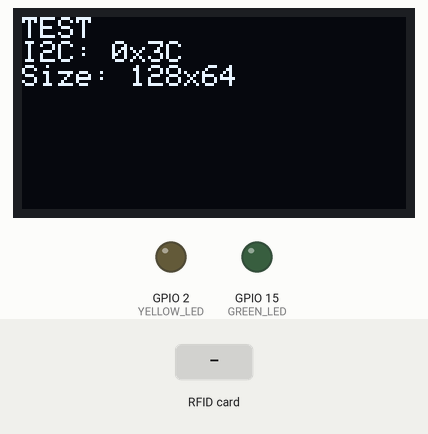
The sketch below on a simulated ESP32. On the bench: 128×64 one-colour display, output pins drawn as LEDs (lit = HIGH). The inputs (shaded band) are chosen by the test bench. WiFi joins after 1.5 s; servers stay silent unless stated; uploads are accepted with an empty reply; what the sketch prints to the serial monitor is not drawn.

Above: at 1.3 s.
At 10.1 s:
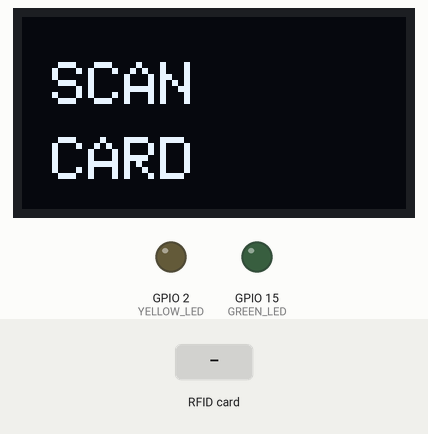
10.2 s: RFID card 5E 7A 19 C4 held to the reader
At 10.35 s:
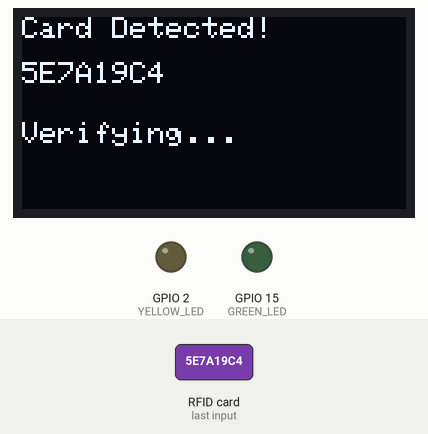
Timing chart, 0 to 13.2 s (numbered marks = the images above; inputs shaded):
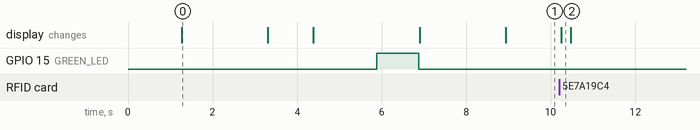

Measured:
- after the input at 10.2 s, the display: changes after 0.05 s (image 2)
- what the display in image 0 shows lasts 2.0 s, from 1.3 s to 3.3 s

The sketch:

everything_plus_oled.ino
```cpp
#include <SPI.h>
#include <MFRC522.h>
#include <Wire.h>
#include <Adafruit_GFX.h>
#include <Adafruit_SSD1306.h>
#include <WiFi.h>
#include <HTTPClient.h>

// RFID Pins
#define SS_PIN 5
#define RST_PIN 4

// LED Pins
#define GREEN_LED 15
#define YELLOW_LED 2

// OLED Display Settings
#define SCREEN_WIDTH 128
#define SCREEN_HEIGHT 64  // Change to 32 if you have smaller OLED
#define OLED_RESET -1
#define SCREEN_ADDRESS 0x3C

Adafruit_SSD1306 display(SCREEN_WIDTH, SCREEN_HEIGHT, &Wire, OLED_RESET);

// RFID Instance
MFRC522 mfrc522(SS_PIN, RST_PIN);

// WiFi Credentials
const char* ssid = "YOUR_WIFI_SSID";
const char* password = "YOUR_WIFI_PASSWORD";
const char* serverName = "http://192.168.0.102/rfid_system/verify.php";

bool oledWorking = false;

void setup() {
  Serial.begin(115200);
  delay(1000);

  Serial.println("\n\n=================================");
  Serial.println("   RFID SYSTEM INITIALIZING");
  Serial.println("=================================\n");

  pinMode(GREEN_LED, OUTPUT);
  pinMode(YELLOW_LED, OUTPUT);
  digitalWrite(GREEN_LED, LOW);
  digitalWrite(YELLOW_LED, LOW);

  Serial.println("Step 1: Initializing I2C...");
  Wire.begin(21, 22);
  delay(200);

  Serial.println("\nStep 2: Scanning I2C bus...");
  byte address;
  int nDevices = 0;
  for(address = 1; address < 127; address++) {
    Wire.beginTransmission(address);
    byte error = Wire.endTransmission();
    if (error == 0) {
      Serial.print(">>> I2C device found at 0x");
      if (address < 16) Serial.print("0");
      Serial.println(address, HEX);
      nDevices++;
    }
  }

  if (nDevices == 0) {
    Serial.println("No I2C devices found!");
  }

  Serial.println("\nStep 3: Initializing OLED...");

  // Try to initialize OLED
  if(!display.begin(SSD1306_SWITCHCAPVCC, SCREEN_ADDRESS)) {
    Serial.println("OLED allocation failed!");
    oledWorking = false;

    for(int i=0; i<5; i++) {
      digitalWrite(YELLOW_LED, HIGH);
      delay(200);
      digitalWrite(YELLOW_LED, LOW);
      delay(200);
    }
  } else {
    Serial.println("OLED initialized successfully!");
    oledWorking = true;

    // Configure and test display
    display.setRotation(0);
    display.setContrast(255);
    display.clearDisplay();

    // Test pattern
    display.setTextSize(1);
    display.setTextColor(SSD1306_WHITE);
    display.setCursor(0, 0);
    display.println("TEST");
    display.println("I2C: 0x3C");
    display.println("Size: 128x64");
    display.display();

    Serial.println("Display test shown!");
    delay(2000);

    // Startup screen
    display.clearDisplay();
    display.setTextSize(2);
    display.setCursor(10, 10);
    display.println(F("RFID"));
    display.setCursor(10, 35);
    display.println(F("SYSTEM"));
    display.display();
    delay(1000);
  }

  Serial.println("\nStep 4: Initializing RFID...");
  SPI.begin();
  mfrc522.PCD_Init();
  Serial.println("RFID initialized");

  Serial.println("\nStep 5: Connecting to WiFi...");
  WiFi.begin(ssid, password);

  if (oledWorking) {
    display.clearDisplay();
    display.setTextSize(1);
    display.setCursor(0, 0);
    display.println(F("Connecting WiFi"));
    display.display();
  }

  int attempts = 0;
  while (WiFi.status() != WL_CONNECTED && attempts < 30) {
    delay(500);
    Serial.print(".");
    attempts++;
  }

  if (WiFi.status() == WL_CONNECTED) {
    Serial.println("\n✓ WiFi Connected!");
    Serial.print("IP: ");
    Serial.println(WiFi.localIP());

    digitalWrite(GREEN_LED, HIGH);
    delay(1000);
    digitalWrite(GREEN_LED, LOW);

    if (oledWorking) {
      display.clearDisplay();
      display.setTextSize(1);
      display.setCursor(0, 0);
      display.println(F("WiFi OK!"));
      display.setCursor(0, 15);
      display.println(WiFi.localIP());
      display.setTextSize(2);
      display.setCursor(0, 35);
      display.println(F("READY"));
      display.display();
      delay(2000);
    }
  }

  displayScanPrompt();

  Serial.println("\n=================================");
  Serial.println("OLED: " + String(oledWorking ? "Working" : "Not Working"));
  Serial.println("Ready! Scan card...");
  Serial.println("=================================\n");
}

void loop() {
  if (!mfrc522.PICC_IsNewCardPresent()) return;
  if (!mfrc522.PICC_ReadCardSerial()) return;

  String uidString = "";
  for (byte i = 0; i < mfrc522.uid.size; i++) {
    if (mfrc522.uid.uidByte[i] < 0x10) uidString += "0";
    uidString += String(mfrc522.uid.uidByte[i], HEX);
  }
  uidString.toUpperCase();

  Serial.println("━━━━━━━━━━━━━━━━━━━━━━━━");
  Serial.println("Card: " + uidString);

  if (oledWorking) {
    display.clearDisplay();
    display.setTextSize(1);
    display.setCursor(0, 0);
    display.println(F("Card Detected!"));
    display.setCursor(0, 15);
    display.println(uidString);
    display.setCursor(0, 35);
    display.println(F("Verifying..."));
    display.display();
  }

  if (WiFi.status() == WL_CONNECTED) {
    HTTPClient http;
    http.begin(serverName);
    http.addHeader("Content-Type", "application/x-www-form-urlencoded");

    int code = http.POST("uid=" + uidString);

    if (code > 0) {
      String response = http.getString();
      int sep = response.indexOf('|');

      if (sep > 0) {
        String status = response.substring(0, sep);
        String name = response.substring(sep + 1);
        name.trim();

        if (status == "GRANTED") {
          Serial.println("✓ GRANTED: " + name);

          digitalWrite(GREEN_LED, HIGH);
          digitalWrite(YELLOW_LED, LOW);

          if (oledWorking) {
            display.clearDisplay();
            display.setTextSize(2);
            display.setCursor(5, 5);
            display.println(F("ACCESS"));
            display.println(F("GRANTED"));
            display.setTextSize(1);
            display.setCursor(0, 45);
            if (name.length() > 16) name = name.substring(0, 16);
            display.println(name);
            display.display();
          }

          delay(3000);
          digitalWrite(GREEN_LED, LOW);

        } else {
          Serial.println("✗ DENIED");

          digitalWrite(YELLOW_LED, HIGH);
          digitalWrite(GREEN_LED, LOW);

          if (oledWorking) {
            display.clearDisplay();
            display.setTextSize(2);
            display.setCursor(5, 10);
            display.println(F("ACCESS"));
            display.println(F("DENIED"));
            display.display();
          }

          delay(3000);
          digitalWrite(YELLOW_LED, LOW);
        }
      }
    }
    http.end();
  }

  Serial.println("━━━━━━━━━━━━━━━━━━━━━━━━\n");
  displayScanPrompt();
  mfrc522.PICC_HaltA();
  delay(1000);
}

void displayScanPrompt() {
  if (oledWorking) {
    display.clearDisplay();
    display.setTextSize(2);
    display.setCursor(10, 15);
    display.println(F("SCAN"));
    display.setCursor(10, 40);
    display.println(F("CARD"));
    display.display();
  }
}
```
